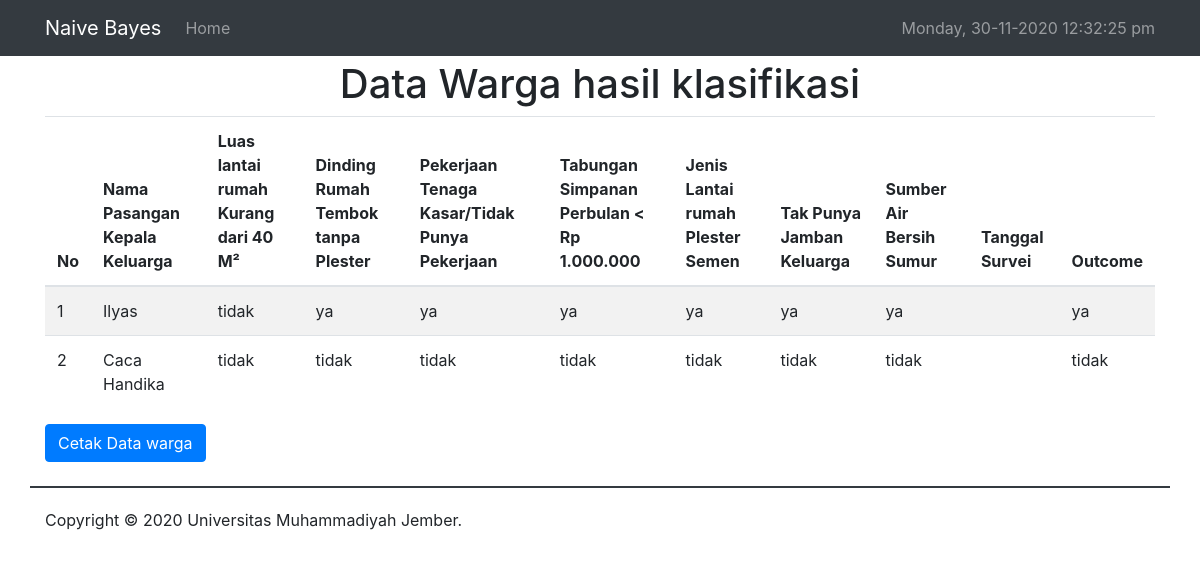
The page /data-warga-klasifikasi.php (signed in) on the database its author committed.
### tables this page shows
CREATE TABLE `warga` (
  `id` bigint(20) NOT NULL,
  `kepala_rumah_tangga` varchar(50) NOT NULL,
  `luas_rumah_kurang_dari_40m` varchar(50) NOT NULL COMMENT 'ya, tidak',
  `dinding_rumah_tembok_tanpa_plester` varchar(50) NOT NULL COMMENT 'ya, tidak',
  `pekerjaan_tenaga_kasar_atau_tidak_punya_pekerjaan` varchar(50) NOT NULL COMMENT 'ya, tidak',
  `tabungan_simpanan_perbulan_kurang_dari_satujuta` varchar(50) NOT NULL COMMENT 'ya, tidak',
  `jenis_lantai_rumah_plester_semen` varchar(50) NOT NULL COMMENT 'ya, tidak',
  `tak_punya_jamban_keluarga` varchar(50) NOT NULL COMMENT 'ya, tidak',
  `sumber_air_bersih_sumur` varchar(50) NOT NULL COMMENT 'ya, tidak'
);

CREATE TABLE `akhir` (
  `id` int(50) NOT NULL,
  `kepala_rumah_tangga` varchar(100) NOT NULL,
  `klasifikasi` varchar(20) NOT NULL
);

### data-warga-klasifikasi.php (the view, shortened to what this page needs)
<?php
include "header.php";
$select_data = mysqli_query($koneksi, "select * from warga,akhir where warga.kepala_rumah_tangga = akhir.kepala_rumah_tangga");
?>
<h1 align="center">Data Warga hasil klasifikasi</h1>
<table class="table table-hover table-striped">
<thead>
    <tr>
    <th>No</th>
    <th>Nama Pasangan Kepala Keluarga</th>
    <th>Luas lantai rumah Kurang dari 40 M²</th>
    <th>Dinding Rumah Tembok tanpa Plester</th>
    <th>Pekerjaan Tenaga Kasar/Tidak Punya Pekerjaan  </th>
    <th>Tabungan Simpanan Perbulan < Rp 1.000.000</th>
    <th>Jenis Lantai rumah Plester Semen</th>
    <th>Tak Punya Jamban Keluarga </th>
    <th>Sumber Air Bersih Sumur</th>
    <th>Tanggal Survei</th>
    <th>Outcome</th>
    </tr>
</thead>
<tbody>
    <?php
    $angka_awal = 0;
    $angka_selanjutnya = $angka_awal + 1;
    while($data = mysqli_fetch_array($select_data)):
        ?>
        <tr>
            <td><?= $angka_selanjutnya;  ?> </td>
            <td><?= $data['kepala_rumah_tangga']; ?></td>
            <td><?= $data['luas_rumah_kurang_dari_40m']; ?></td>
            <td><?= $data['dinding_rumah_tembok_tanpa_plester']; ?></td>
            <td><?= $data['pekerjaan_tenaga_kasar_atau_tidak_punya_pekerjaan']; ?></td>
            <td><?= $data['tabungan_simpanan_perbulan_kurang_dari_satujuta']; ?></td>
            <td><?= $data['jenis_lantai_rumah_plester_semen']; ?></td>
            <td><?= $data['tak_punya_jamban_keluarga']; ?></td>
            <td><?= $data['sumber_air_bersih_sumur']; ?></td>
            <td><?= $data['tanggal_survei']; ?></td>
            <td><?= $data['klasifikasi']; ?></td>
        </tr>
    <?php
    $angka_selanjutnya++;
    endwhile;
    ?>
</tbody>
</table>
<form action="cetak-warga.php">
    <a href="cetak-warga.php"><button type="submit" class="btn btn-primary">  Cetak Data warga</button></a>
</form>
<br>
<?php
include "footer.php";
?>

### rows shown on the page
warga: akhir.kepala_rumah_tangga "Ilyas", luas_rumah_kurang_dari_40m "tidak", dinding_rumah_tembok_tanpa_plester "ya", pekerjaan_tenaga_kasar_atau_tidak_punya_pekerjaan "ya", tabungan_simpanan_perbulan_kurang_dari_satujuta "ya", jenis_lantai_rumah_plester_semen "ya", tak_punya_jamban_keluarga "ya", sumber_air_bersih_sumur "ya", akhir.klasifikasi "ya"
warga: akhir.kepala_rumah_tangga "Caca Handika", luas_rumah_kurang_dari_40m "tidak", dinding_rumah_tembok_tanpa_plester "tidak", pekerjaan_tenaga_kasar_atau_tidak_punya_pekerjaan "tidak", tabungan_simpanan_perbulan_kurang_dari_satujuta "tidak", jenis_lantai_rumah_plester_semen "tidak", tak_punya_jamban_keluarga "tidak", sumber_air_bersih_sumur "tidak", akhir.klasifikasi "tidak"
